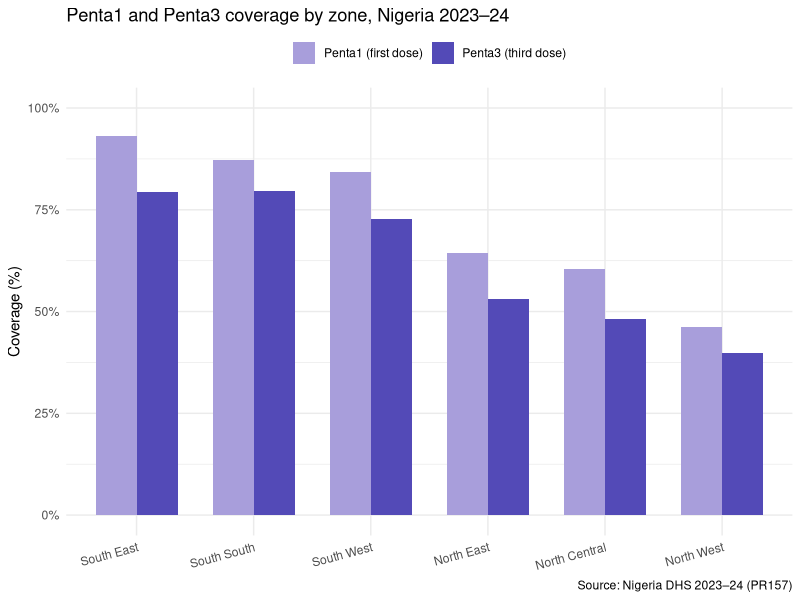
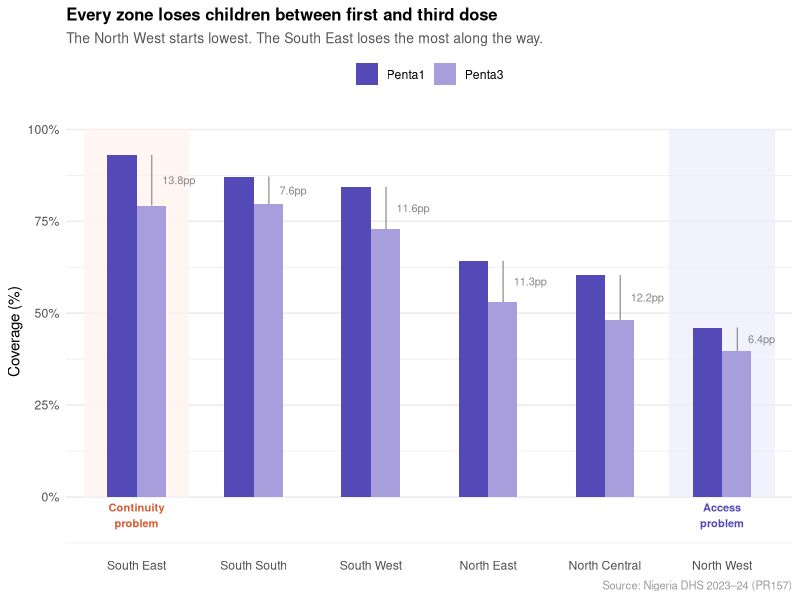
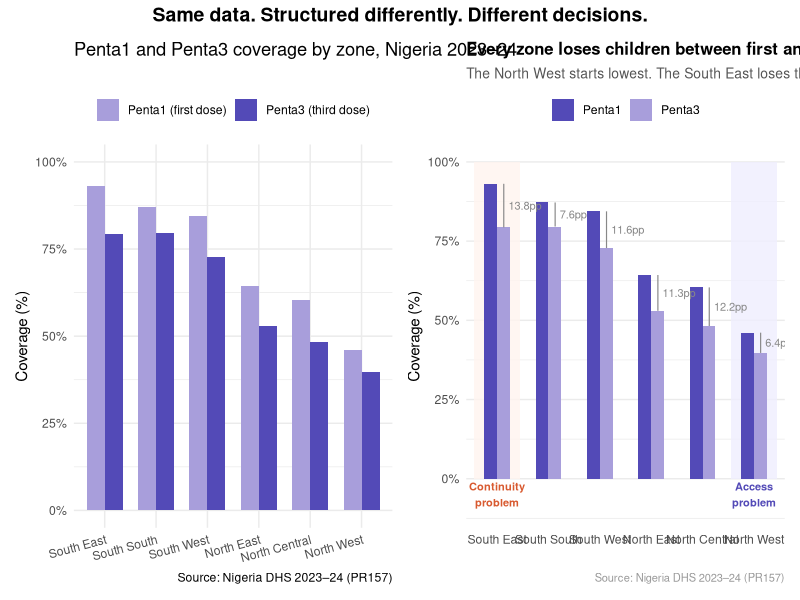

The R script that drew these images, in order:
## ---- chunk 1
# Load packages
library(ggplot2)
library(ggtext)
library(patchwork)
library(scales)
library(dplyr)
library(tidyr)

# Zonal Penta1 and Penta3 coverage from DHS 2023-24 (PR157)
zone_data <- data.frame(
  zone   = c(
    "North Central", "North East", "North West",
    "South East", "South South", "South West"
  ),
  penta1 = c(60.4, 64.3, 46.1, 93.1, 87.2, 84.4),
  penta3 = c(48.2, 53.0, 39.7, 79.3, 79.6, 72.8)
) %>%
  mutate(
    dropout     = penta1 - penta3,
    dropout_pct = round((dropout / penta1) * 100, 1)
  )
## ---- chunk 2
zone_data
## ---- chunk 3
#| fig-height: 5

# Reshape to long format for grouped bar chart
zone_long <- zone_data %>%
  pivot_longer(
    cols      = c(penta1, penta3),
    names_to  = "dose",
    values_to = "coverage"
  ) %>%
  mutate(
    dose = case_when(
      dose == "penta1" ~ "Penta1 (first dose)",
      dose == "penta3" ~ "Penta3 (third dose)"
    )
  )

# What chart — shows the pattern without interpretation
chart_what <- ggplot(
  zone_long,
  aes(
    x    = reorder(zone, -coverage),
    y    = coverage,
    fill = dose
  )
) +
  geom_col(position = "dodge", width = 0.7) +
  scale_fill_manual(
    values = c(
      "Penta1 (first dose)" = "#A89EDB",
      "Penta3 (third dose)" = "#534AB7"
    )
  ) +
  scale_y_continuous(
    labels = label_percent(scale = 1),
    limits = c(0, 100)
  ) +
  labs(
    title   = "Penta1 and Penta3 coverage by zone, Nigeria 2023–24",
    x       = NULL,
    y       = "Coverage (%)",
    fill    = NULL,
    caption = "Source: Nigeria DHS 2023–24 (PR157)"
  ) +
  theme_minimal(base_size = 11) +
  theme(
    legend.position = "top",
    axis.text.x     = element_text(angle = 15, hjust = 1)
  )

chart_what
## ---- chunk 4
#| fig-height: 6

# Prepare data with highlight flags
zone_plot <- zone_data %>%
  mutate(
    highlight = zone %in% c("North West", "South East"),
    problem   = case_when(
      zone == "North West" ~ "Access problem",
      zone == "South East" ~ "Continuity problem",
      TRUE                 ~ ""
    )
  ) %>%
  pivot_longer(
    cols      = c(penta1, penta3),
    names_to  = "dose",
    values_to = "coverage"
  ) %>%
  mutate(
    dose = case_when(
      dose == "penta1" ~ "Penta1",
      dose == "penta3" ~ "Penta3"
    ),
    dose = factor(dose, levels = c("Penta1", "Penta3"))
  )

# Zone order — by Penta1 descending
zone_order <- zone_data %>%
  arrange(desc(penta1)) %>%
  pull(zone)

zone_plot <- zone_plot %>%
  mutate(zone = factor(zone, levels = zone_order))

# Zone positions for rectangles (zones are 1-6 on x axis)
nw_pos <- which(zone_order == "North West")
se_pos <- which(zone_order == "South East")

# Build chart
chart_sowhat <- ggplot(
  zone_plot,
  aes(
    x    = zone,
    y    = coverage,
    fill = dose
  )
) +
  # Highlight rectangles — drawn first so bars sit on top
  annotate(
    geom  = "rect",
    xmin  = se_pos - 0.45,
    xmax  = se_pos + 0.45,
    ymin  = 0,
    ymax  = 100,
    fill  = "#FFF3EE",
    alpha = 0.8
  ) +
  annotate(
    geom  = "rect",
    xmin  = nw_pos - 0.45,
    xmax  = nw_pos + 0.45,
    ymin  = 0,
    ymax  = 100,
    fill  = "#EEEDFE",
    alpha = 0.8
  ) +
  # Bars — touching within each zone
  geom_col(
    position = position_dodge(width = 0.5),
    width    = 0.5
  ) +
  # Dropout bracket annotations
  geom_segment(
    data = zone_data %>%
      mutate(zone = factor(zone, levels = zone_order)),
    aes(
      x     = as.numeric(zone) + 0.13,
      xend  = as.numeric(zone) + 0.13,
      y     = penta3,
      yend  = penta1
    ),
    inherit.aes = FALSE,
    colour      = "#888888",
    linewidth   = 0.4
  ) +
  geom_text(
    data = zone_data %>%
      mutate(zone = factor(zone, levels = zone_order)),
    aes(
      x     = as.numeric(zone) + 0.22,
      y     = (penta1 + penta3) / 2,
      label = paste0(round(dropout, 1), "pp")
    ),
    inherit.aes = FALSE,
    size        = 2.8,
    colour      = "#888888",
    hjust       = 0
  ) +
  # Problem labels below highlighted zones
  annotate(
    geom     = "text",
    x        = se_pos,
    y        = -5,
    label    = "Continuity\nproblem",
    colour   = "#D85A30",
    size     = 2.8,
    fontface = "bold",
    hjust    = 0.5
  ) +
  annotate(
    geom     = "text",
    x        = nw_pos,
    y        = -5,
    label    = "Access\nproblem",
    colour   = "#534AB7",
    size     = 2.8,
    fontface = "bold",
    hjust    = 0.5
  ) +
  scale_fill_manual(
    values = c(
      "Penta1" = "#534AB7",
      "Penta3" = "#A89EDB"
    )
  ) +
  scale_y_continuous(
    labels = label_percent(scale = 1),
    limits = c(-10, 100),
    breaks = seq(0, 100, 25)
  ) +
  labs(
    title    = "**Every zone loses children between first and third dose**",
    subtitle = "The North West starts lowest. The South East loses the most along the way.",
    x        = NULL,
    y        = "Coverage (%)",
    fill     = NULL,
    caption  = "Source: Nigeria DHS 2023–24 (PR157)"
  ) +
  theme_minimal(base_size = 11) +
  theme(
    legend.position = "top",
    plot.title      = element_markdown(size = 12, lineheight = 1.3),
    plot.subtitle   = element_text(size = 10, colour = "#555555"),
    plot.caption    = element_text(size = 8, colour = "#999999"),
    panel.grid.major.x = element_blank()
  )

chart_sowhat
## ---- chunk 5
# Calculate humanised framings for each zone
zone_data %>%
  mutate(
    unvaccinated_per_100 = round(100 - penta3),
    dropout_per_100      = round(dropout),
    humanised = paste0(
      zone, ": ", dropout_per_100,
      " in every 100 children who started vaccination never completed it"
    )
  ) %>%
  select(zone, penta1, penta3, dropout_per_100, humanised)
## ---- chunk 6
#| fig-height: 6
#| fig-width: 12

chart_what + chart_sowhat +
  plot_annotation(
    title = "Same data. Structured differently. Different decisions.",
    theme = theme(
      plot.title = element_text(size = 14, face = "bold", hjust = 0.5)
    )
  ) +
  plot_layout(widths = c(1, 1))
